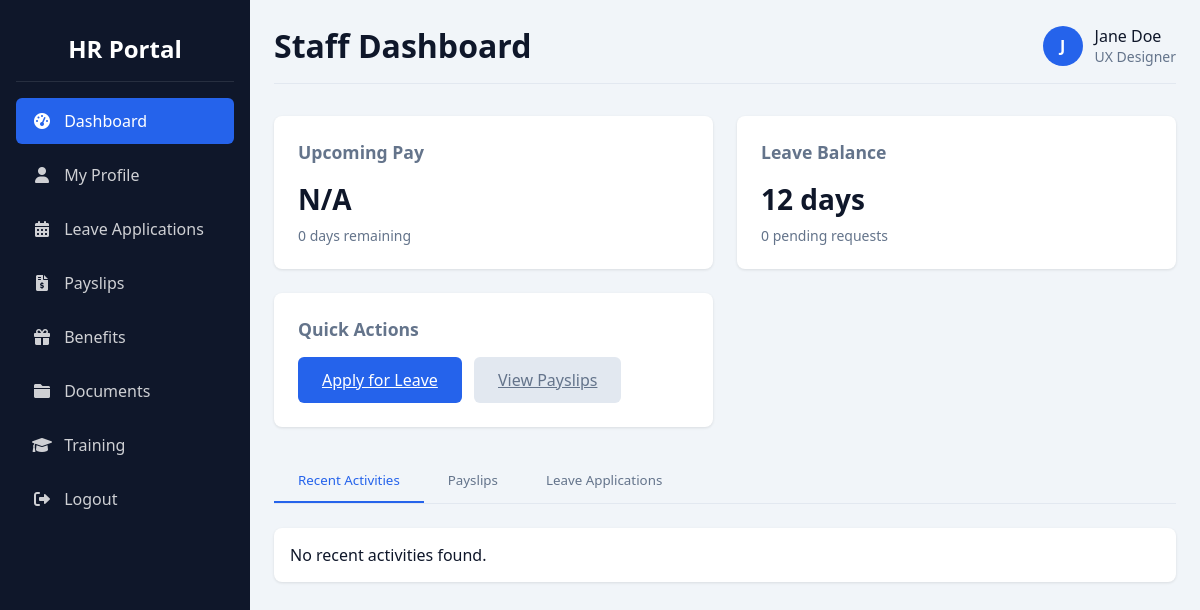
Screenshot of /goldenleaf/user-index.php (signed in) with the database file from the repository.
### tables this page shows
CREATE TABLE `users` (
  `id` int(11) NOT NULL,
  `username` varchar(50) NOT NULL,
  `password` varchar(255) NOT NULL,
  `first_name` varchar(50) NOT NULL,
  `last_name` varchar(50) NOT NULL,
  `email` varchar(100) NOT NULL,
  `position` varchar(100) NOT NULL,
  `department` varchar(100) NOT NULL,
  `employee_id` varchar(20) NOT NULL,
  `annual_leave_balance` int(11) DEFAULT 20,
  `created_at` timestamp NOT NULL DEFAULT current_timestamp(),
  `profile_picture` varchar(255) DEFAULT NULL,
  `phone` varchar(20) DEFAULT NULL,
  `address` text DEFAULT NULL
);

### goldenleaf/config.php (called while the page is built, shortened)
<?php
$conn = mysqli_connect(DB_SERVER, DB_USERNAME, DB_PASSWORD, DB_NAME);
function getUserData($userId) {
    global $conn;
    $sql = "SELECT * FROM users WHERE id = ?";
    $stmt = mysqli_prepare($conn, $sql);
    mysqli_stmt_bind_param($stmt, "i", $userId);
    mysqli_stmt_execute($stmt);
    $result = mysqli_stmt_get_result($stmt);
    if (mysqli_num_rows($result) == 1) {
        return mysqli_fetch_assoc($result);
    }
    return false;
}
function getUserLeaveBalance($userId) {
    global $conn;
    $sql = "SELECT annual_leave_balance FROM users WHERE id = ?";
    $stmt = mysqli_prepare($conn, $sql);
    mysqli_stmt_bind_param($stmt, "i", $userId);
    mysqli_stmt_execute($stmt);
    $result = mysqli_stmt_get_result($stmt);
    if ($row = mysqli_fetch_assoc($result)) {
        return $row['annual_leave_balance'];
    }
    return 0;
}
?>

### goldenleaf/user-index.php (the view, shortened to what this page needs)
<?php
require_once 'config.php';
$userData = getUserData($_SESSION['user_id']);
$leaveBalance = getUserLeaveBalance($_SESSION['user_id']);
$upcomingPayDate = "N/A";
$daysRemaining = 0;
$sql = "SELECT COUNT(*) as count FROM leave_applications WHERE user_id = ? AND status = 'pending'";
$stmt = mysqli_prepare($conn, $sql);
mysqli_stmt_bind_param($stmt, "i", $_SESSION['user_id']);
mysqli_stmt_execute($stmt);
$result = mysqli_stmt_get_result($stmt);
$pendingLeaveCount = 0;
if ($row = mysqli_fetch_assoc($result)) {
    $pendingLeaveCount = $row['count'];
}
$sql = "SELECT * FROM activity_log WHERE user_id = ? ORDER BY activity_date DESC LIMIT 10";
$stmt = mysqli_prepare($conn, $sql);
mysqli_stmt_bind_param($stmt, "i", $_SESSION['user_id']);
mysqli_stmt_execute($stmt);
$recentActivities = mysqli_stmt_get_result($stmt);
?>
<!DOCTYPE html>
<html lang="en">
<head>
<link rel="stylesheet" href="https://cdnjs.cloudflare.com/ajax/libs/font-awesome/6.0.0-beta3/css/all.min.css">
</head>
<body>
    <div class="container">
        <aside class="sidebar">
            <div class="sidebar-header">
                <h2>HR Portal</h2>
            </div>
            <ul class="sidebar-menu">
                <li><a href="user-index.php" class="active"><i class="fas fa-tachometer-alt"></i> <span>Dashboard</span></a></li>
                <li><a href="profile.php"><i class="fas fa-user"></i> <span>My Profile</span></a></li>
                <li><a href="leave.php"><i class="fas fa-calendar-alt"></i> <span>Leave Applications</span></a></li>
                <li><a href="payslips.php"><i class="fas fa-file-invoice-dollar"></i> <span>Payslips</span></a></li>
                <li><a href="benefits.php"><i class="fas fa-gift"></i> <span>Benefits</span></a></li>
                <li><a href="documents.php"><i class="fas fa-folder"></i> <span>Documents</span></a></li>
                <li><a href="training.php"><i class="fas fa-graduation-cap"></i> <span>Training</span></a></li>
                <li><a href="logout.php"><i class="fas fa-sign-out-alt"></i> <span>Logout</span></a></li>
            </ul>
        </aside>
        <main class="main-content">
            <div class="header">
                <h1>Staff Dashboard</h1>
                <div class="user-info">
                    <div class="user-avatar">
                        <?php echo substr($userData['first_name'], 0, 1); ?>
                    </div>
                    <div>
                        <div><?php echo $userData['first_name'] . ' ' . $userData['last_name']; ?></div>
                        <div class="dashboard-label"><?php echo $userData['position']; ?></div>
                    </div>
                </div>
            </div>
            <div class="dashboard-grid">
                <div class="dashboard-card">
                    <h3>Upcoming Pay</h3>
                    <div class="dashboard-stat"><?php echo $upcomingPayDate; ?></div>
                    <div class="dashboard-label"><?php echo $daysRemaining; ?> days remaining</div>
                </div>
                <div class="dashboard-card">
                    <h3>Leave Balance</h3>
                    <div class="dashboard-stat"><?php echo $leaveBalance; ?> days</div>
                    <div class="dashboard-label"><?php echo $pendingLeaveCount; ?> pending requests</div>
                </div>
                <div class="dashboard-card">
                    <h3>Quick Actions</h3>
                    <div style="margin-top: 0.5rem;">
                        <a href="leave.php?action=apply" class="btn btn-primary" style="margin-right: 0.5rem;">Apply for Leave</a>
                        <a href="payslips.php" class="btn btn-secondary">View Payslips</a>
                    </div>
                </div>
            </div>
            <div class="tab-container">
                <div class="tab-buttons">
                    <button class="tab-button active" data-tab="activities">Recent Activities</button>
                    <button class="tab-button" data-tab="payslips">Payslips</button>
                    <button class="tab-button" data-tab="leave">Leave Applications</button>
                </div>
                <div class="tab-content active" id="activities-tab">
                    <div class="table-container">
                        <?php if (mysqli_num_rows($recentActivities) > 0): ?>
                            <div>
                                <?php while ($activity = mysqli_fetch_assoc($recentActivities)): ?>
                                    <div class="activity-item">
                                        <div class="activity-date"><?php echo date('M d, Y h:i A', strtotime($activity['activity_date'])); ?></div>
                                        <div class="activity-description"><?php echo $activity['description']; ?></div>
                                    </div>
                                <?php endwhile; ?>
                            </div>
                        <?php else: ?>
                            <p style="padding: 1rem;">No recent activities found.</p>
                        <?php endif; ?>
                    </div>
                </div>
            </div>
        </main>
    </div>
</body>
</html>

### goldenleaf/user-index.php (style rules this page uses)
:root { --primary: #2563eb; --primary-dark: #1d4ed8; --secondary: #64748b; --light: #f8fafc; --dark: #0f172a; --success: #10b981; --danger: #ef4444; --warning: #f59e0b; }
* { margin: 0; padding: 0; box-sizing: border-box; font-family: 'Segoe UI', Tahoma, Geneva, Verdana, sans-serif; }
body { background-color: #f1f5f9; color: var(--dark); }
.container { display: flex; min-height: 100vh; }
.sidebar { width: 250px; background-color: var(--dark); color: white; padding: 1rem; position: fixed; height: 100vh; overflow-y: auto; }
.sidebar-header { padding: 1rem 0; border-bottom: 1px solid rgba(255, 255, 255, 0.1); margin-bottom: 1rem; text-align: center; }
.sidebar-menu { list-style: none; }
.sidebar-menu li { margin-bottom: 0.5rem; }
.sidebar-menu a { display: block; padding: 0.75rem 1rem; color: rgba(255, 255, 255, 0.8); text-decoration: none; border-radius: 0.375rem; transition: all 0.3s; }
.sidebar-menu a:hover, .sidebar-menu a.active { background-color: rgba(255, 255, 255, 0.1); color: white; }
.sidebar-menu a.active { background-color: var(--primary); }
.sidebar-menu i { margin-right: 0.5rem; width: 20px; text-align: center; }
.main-content { flex: 1; margin-left: 250px; padding: 1.5rem; }
.header { display: flex; justify-content: space-between; align-items: center; margin-bottom: 2rem; padding-bottom: 1rem; border-bottom: 1px solid #e2e8f0; }
.user-info { display: flex; align-items: center; }
.user-avatar { width: 40px; height: 40px; border-radius: 50%; background-color: var(--primary); color: white; display: flex; align-items: center; justify-content: center; font-weight: bold; margin-right: 0.75rem; }
.dashboard-grid { display: grid; grid-template-columns: repeat(auto-fill, minmax(300px, 1fr)); gap: 1.5rem; margin-bottom: 2rem; }
.dashboard-card { background-color: white; border-radius: 0.5rem; box-shadow: 0 1px 3px rgba(0, 0, 0, 0.1); padding: 1.5rem; }
.dashboard-card h3 { margin-bottom: 1rem; font-size: 1.1rem; color: var(--secondary); }
.dashboard-stat { font-size: 1.75rem; font-weight: bold; margin-bottom: 0.5rem; }
.dashboard-label { color: var(--secondary); font-size: 0.875rem; }
.tab-container { margin-bottom: 2rem; }
.tab-buttons { display: flex; border-bottom: 1px solid #e2e8f0; margin-bottom: 1.5rem; }
.tab-button { padding: 0.75rem 1.5rem; background: none; border: none; cursor: pointer; font-weight: 500; color: var(--secondary); border-bottom: 2px solid transparent; transition: all 0.3s; }
.tab-button.active { color: var(--primary); border-bottom-color: var(--primary); }
.tab-content { display: none; }
.tab-content.active { display: block; }
.table-container { background-color: white; border-radius: 0.5rem; box-shadow: 0 1px 3px rgba(0, 0, 0, 0.1); overflow: hidden; margin-bottom: 2rem; }
.btn { display: inline-block; padding: 0.75rem 1.5rem; border: none; border-radius: 0.375rem; font-size: 1rem; font-weight: 500; cursor: pointer; transition: all 0.3s; }
.btn-primary { background-color: var(--primary); color: white; }
.btn-secondary { background-color: #e2e8f0; color: var(--secondary); }

### rows the page displays
users: first_name "J", first_name "Jane", last_name "Doe", position "UX Designer", annual_leave_balance "12"

### other values shown
$upcomingPayDate "N/A"
$daysRemaining "0"
$pendingLeaveCount "0"
